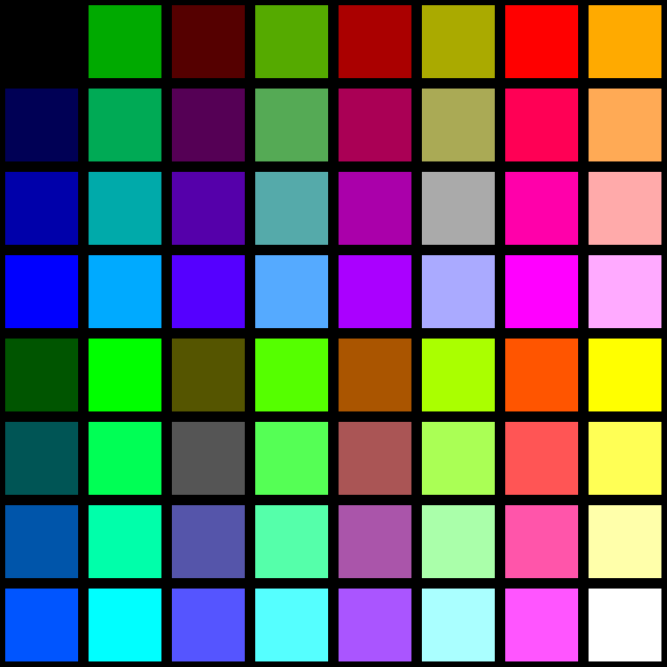
#> input picture eight_bitify/6bit.png, 2000 x 2000 px (shown at 1/3 size)
$ python -i views.py   (imports and definitions only)
#> lines starting #> are read from the running program, lines starting #| are printed output that depends on the picture
from django.http import HttpResponseRedirect, HttpResponse
from django.shortcuts import render
from .forms import UploadFileForm
from PIL import Image

def next(a,b,c,d,size,box_size):
    if(c != size):
        return a+box_size, b, c+box_size, d
    else:
        return 0, b+box_size, box_size, d+box_size

def handle_uploaded_file(f):
#> called with f = '../6bit.png'
    im = Image.open(f)
#> im is the input picture: PIL image 2000x2000 RGBA; mean R, G, B, A 97.6, 97.6, 97.6, 255
    size = im.width
#> size = 2000
    box_size = 4
    ht = im.height
#> ht = 2000
    im = im.resize((size-224, ht-96)) #TODO reduce the size proportionately
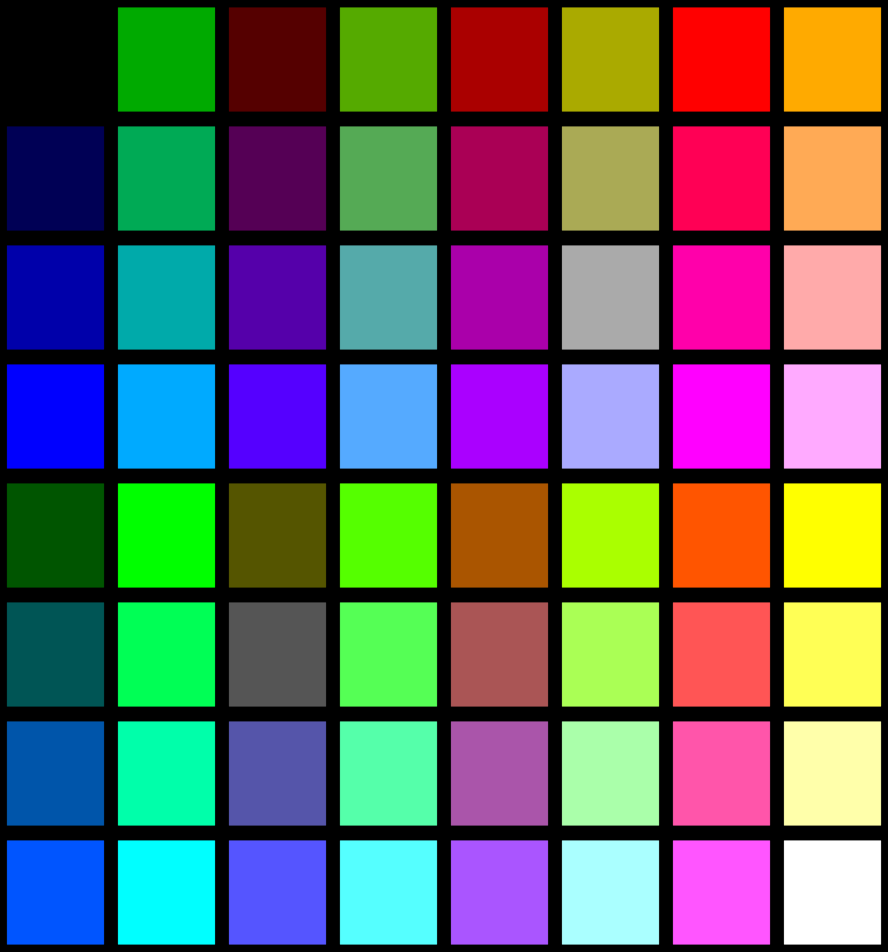
#> im: PIL image 1776x1904 RGBA (shown at 1/2 size); mean R, G, B, A 97.7, 97.7, 97.7, 255
    im = im.convert('P',colors=8)
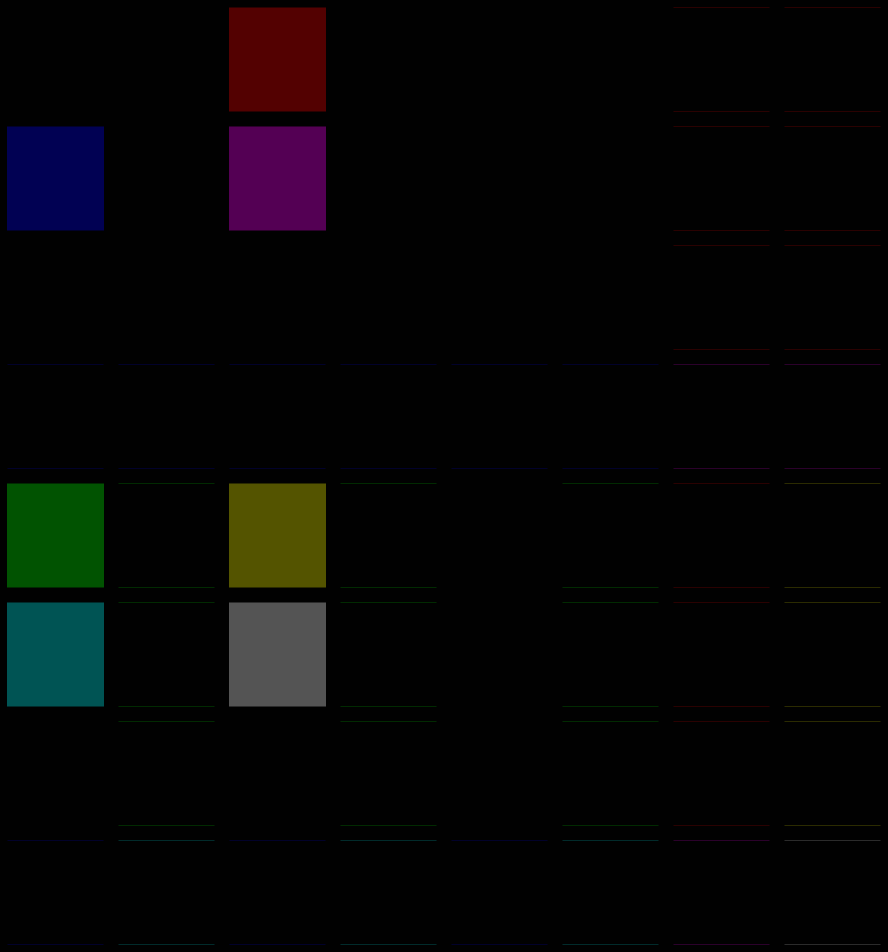
#> im: PIL image 1776x1904 P (shown at 1/2 size); mean R, G, B 5.1, 5.1, 5.1
    left, top, right, bottom = 0, 0, box_size, box_size

    while(not(top == size)):
        box = (left, top, right, bottom)
        region = im.crop(box)
        # fill = sorted(region.getcolors(), reverse=True)[0][1]
        fill = list(region.getcolors())[0][1]
        im.paste(fill, box)
        left,top,right,bottom = next(left, top, right, bottom, size, box_size)

    im = im.convert('RGB')
    return im

# [41 lines left out: functions test_uploaded_file, upload_file, not called in this run]

def bye(request, p_image):
    return render(request, 'bye.html', {'image': p_image})

>>> result = handle_uploaded_file('../6bit.png')

$ run again, on eight_bitify/8bit.png
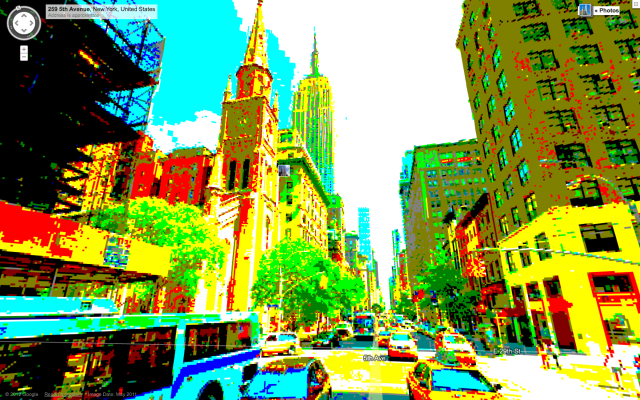
#> input picture eight_bitify/8bit.png, 1280 x 800 px (shown at 1/2 size)
#> in handle_uploaded_file, im is the input picture: PIL image 1280x800 RGBA; mean R, G, B, A 130.8, 155, 81.1, 255
#> in handle_uploaded_file, `im = im.convert('P',colors=8)`:
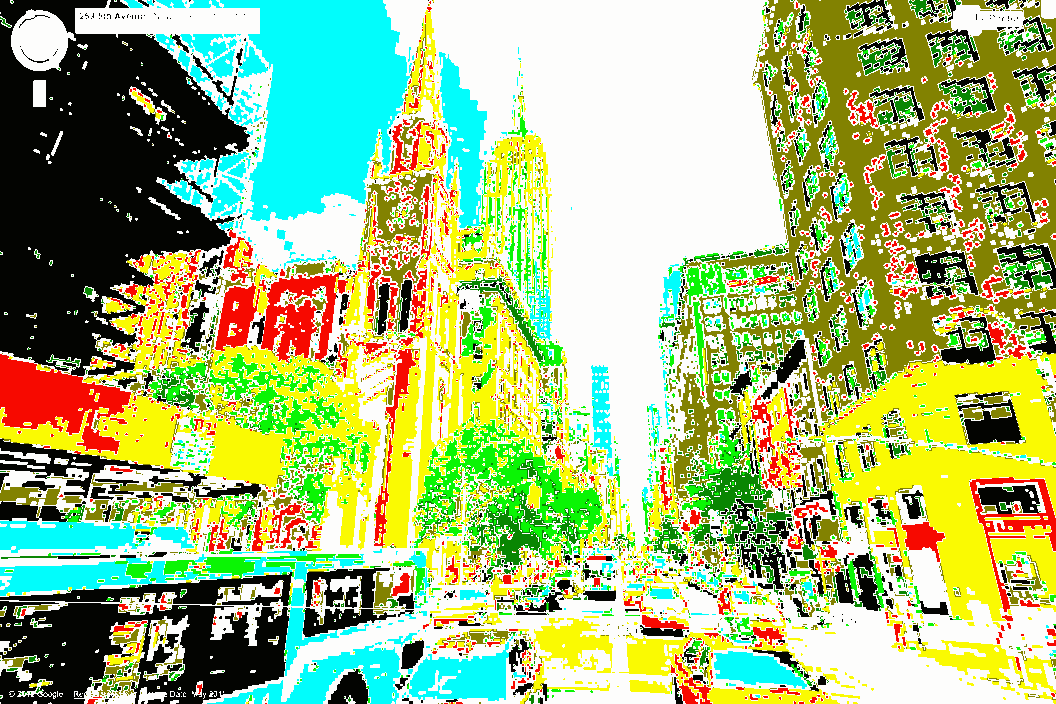
#> im: PIL image 1056x704 P; mean R, G, B 161.6, 184.6, 124.5
#> the loop in handle_uploaded_file, `while(not(top == size)):` made 102400 passes
#> fill on passes 1 to 3: 1, 1, 0
#> after the loop in handle_uploaded_file, `while(not(top == size)):`:
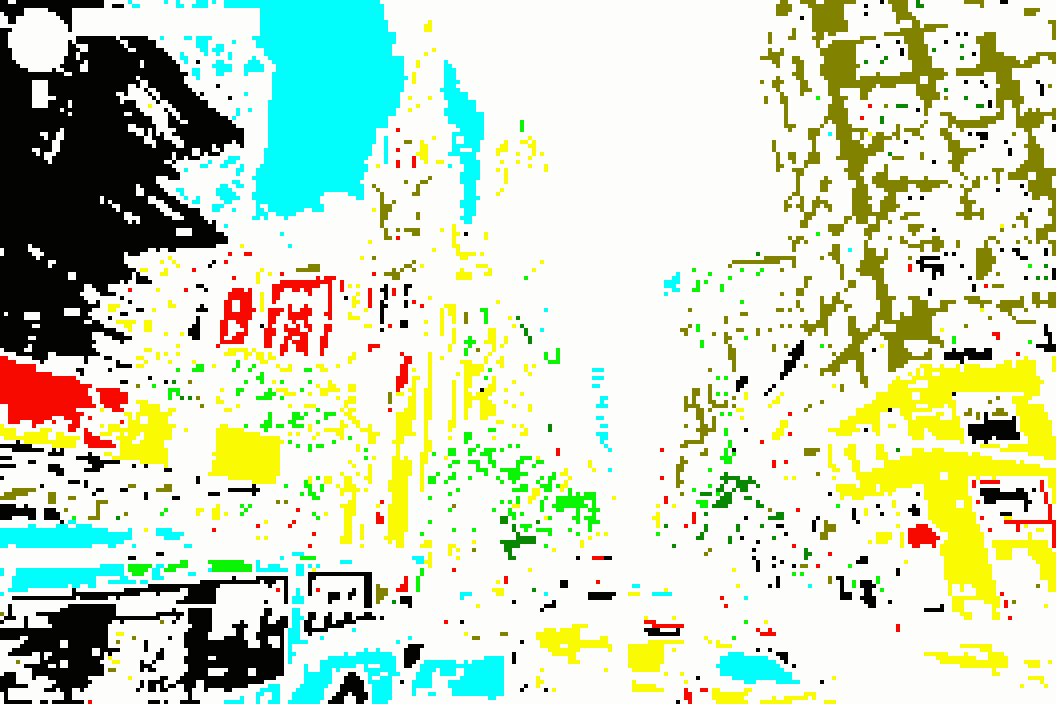
#> im: PIL image 1056x704 P; mean R, G, B 202.7, 216.9, 191.2
